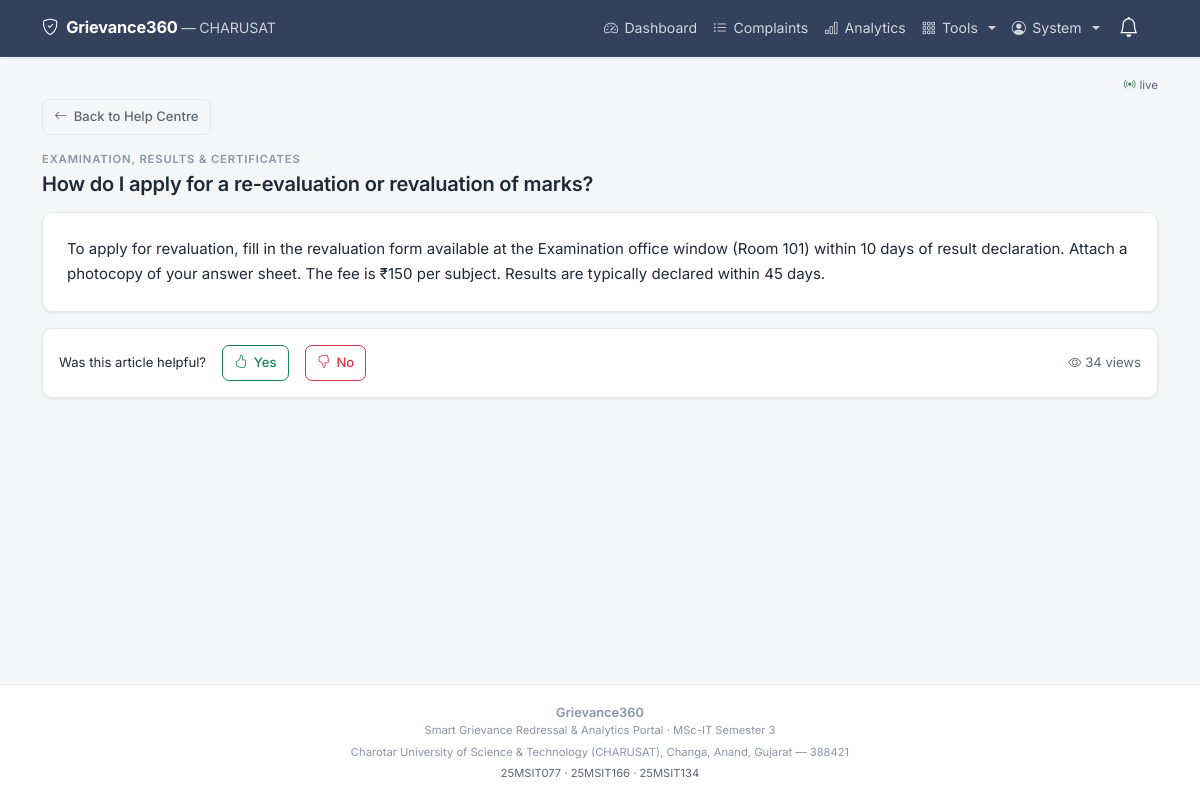
Screenshot of /kb/1 (signed in) with the database file from the repository.
### tables this page shows
CREATE TABLE users (
    id             INTEGER PRIMARY KEY AUTOINCREMENT,
    name           TEXT NOT NULL,
    email          TEXT NOT NULL UNIQUE,
    password_hash  TEXT NOT NULL,
    role           TEXT NOT NULL DEFAULT 'student'
                   CHECK (role IN ('student','staff','admin')),
    department_id  INTEGER,
    enrollment_no  TEXT,
    phone          TEXT,
    is_active      INTEGER NOT NULL DEFAULT 1,
    reset_token    TEXT,
    reset_expires  TEXT,
    created_at     TEXT NOT NULL, photo TEXT, program TEXT, student_department TEXT, semester TEXT,
    FOREIGN KEY (department_id) REFERENCES departments(id)
);

CREATE TABLE categories (
    id              INTEGER PRIMARY KEY AUTOINCREMENT,
    name            TEXT NOT NULL UNIQUE,
    department_id   INTEGER,
    sla_days        INTEGER NOT NULL DEFAULT 7,
    priority_weight INTEGER NOT NULL DEFAULT 1,
    created_at      TEXT NOT NULL,
    FOREIGN KEY (department_id) REFERENCES departments(id)
);

CREATE TABLE kb_articles (
    id           INTEGER PRIMARY KEY AUTOINCREMENT,
    title        TEXT NOT NULL,
    body         TEXT NOT NULL,
    category_id  INTEGER,
    is_published INTEGER NOT NULL DEFAULT 1,
    views        INTEGER NOT NULL DEFAULT 0,
    helpful_yes  INTEGER NOT NULL DEFAULT 0,
    helpful_no   INTEGER NOT NULL DEFAULT 0,
    deflections  INTEGER NOT NULL DEFAULT 0,
    author_id    INTEGER,
    published_at TEXT NOT NULL,
    FOREIGN KEY (category_id) REFERENCES categories(id),
    FOREIGN KEY (author_id)   REFERENCES users(id)
);

### app.py (the view)
@app.route("/kb/<int:article_id>")
@login_required
def kb_article(article_id):
    article = db.query_one(
        "SELECT a.*, c.name AS category_name "
        "FROM kb_articles a LEFT JOIN categories c ON c.id = a.category_id "
        "WHERE a.id = %s AND a.is_published = 1", (article_id,))
    if article is None: abort(404)
    db.execute("UPDATE kb_articles SET views = views + 1 WHERE id=%s",
               (article_id,))
    already_rated = False
    if current_user.is_authenticated and current_user.role == "student":
        key = "kb_rated_%d" % article_id
        from flask import session
        already_rated = session.get(key, False)
    return render_template("student/kb_article.html", article=article,
                           already_rated=already_rated)

### app.py (called while the page is built)
@login_manager.user_loader
def load_user(user_id):
    row = db.query_one(
        "SELECT * FROM users WHERE id = %s AND is_active = 1", (user_id,)
    )
    return User(row) if row else None

@app.context_processor
def inject_globals():
    now = helpers.now_str()
    return {
        "status_color": helpers.status_color,
        "pretty_date": helpers.pretty_date,
        "priority_label": helpers.priority_label,
        "is_breached": helpers.is_breached,
        "days_left": helpers.days_left,
        "ALL_STATUSES": config.STATUSES,
        "current_year": datetime.now().year,
        "now": now,
    }

### db.py (called while the page is built, shortened)
def _connect():
    if config.DB_ENGINE == "sqlite":
        raw = sqlite3.connect(config.SQLITE_PATH)
        raw.row_factory = sqlite3.Row          # lets us build dicts from rows
        raw.execute("PRAGMA foreign_keys = ON")  # SQLite needs this switched on
        return _SQLiteConnection(raw)

def get_db():
    if "db" not in g:
        g.db = _connect()
    return g.db

def query_one(sql, params=()):
    cursor = get_db().cursor()
    cursor.execute(sql, params)
    row = cursor.fetchone()
    cursor.close()
    return row

def execute(sql, params=()):
    connection = get_db()
    cursor = connection.cursor()
    cursor.execute(sql, params)
    new_id = cursor.lastrowid
    connection.commit()
    cursor.close()
    return new_id

    def execute(self, sql, params=()):
        return self._cursor.execute(sql.replace("%s", "?"), params)

    def fetchone(self):
        row = self._cursor.fetchone()
        return dict(row) if row is not None else None

    @property
    def lastrowid(self):
        return self._cursor.lastrowid

    def close(self):
        self._cursor.close()

    def cursor(self):
        return _SQLiteCursor(self._connection.cursor())

    def commit(self):
        self._connection.commit()

    def close(self):
        self._connection.close()

### helpers.py (called while the page is built)
def now_str():
    return datetime.now().strftime(DT_FORMAT)

### templates/student/kb_article.html (shortened to what this page needs)
{% extends "base.html" %}
{% block content %}
<div class="mb-3">
  <a href="{{ url_for('kb_list') }}" class="btn btn-sm btn-outline-secondary">
    <i class="bi bi-arrow-left"></i> Back to Help Centre
  </a>
</div>
{% if article.category_name %}
  <div class="ge-eyebrow mb-1">{{ article.category_name }}</div>
{% endif %}
<h4 class="mb-3 ge-wrap">{{ article.title }}</h4>
<div class="ge-card p-4 mb-3">
  <div class="ge-kb-body">{{ article.body }}</div>
</div>
{% if current_user.is_authenticated %}
<div class="ge-card p-3 d-flex flex-wrap align-items-center gap-3">
  <div class="small">Was this article helpful?</div>
  {% if not already_rated %}
  <form method="post" action="{{ url_for('kb_helpful', article_id=article.id) }}">
    <button class="btn btn-sm btn-outline-success">
      <i class="bi bi-hand-thumbs-up"></i> Yes
    </button>
  </form>
  <form method="post" action="{{ url_for('kb_helpful', article_id=article.id) }}">
    <button class="btn btn-sm btn-outline-danger">
      <i class="bi bi-hand-thumbs-down"></i> No
    </button>
  </form>
  {% else %}
  <span class="text-muted small">You have already rated this article. Thank you.</span>
  {% endif %}
  <span class="ms-auto text-muted small">
    <i class="bi bi-eye"></i> {{ article.views }} views
  </span>
</div>
{% endif %}
{% endblock %}

### templates/base.html (shortened to what this page needs)
<!DOCTYPE html>
<html lang="en">
<head>
  <link href="https://cdn.jsdelivr.net/npm/bootstrap@5.3.3/dist/css/bootstrap.min.css" rel="stylesheet">
  <link href="https://cdn.jsdelivr.net/npm/bootstrap-icons@1.11.3/font/bootstrap-icons.css" rel="stylesheet">
  <link href="{{ url_for('static', filename='css/style.css') }}" rel="stylesheet">
</head>
<body>
<nav class="navbar navbar-expand-md navbar-dark ge-navbar sticky-top">
  <div class="container">
    <a class="navbar-brand fw-bold d-flex align-items-center gap-2"
       href="{{ url_for('index') }}">
      <i class="bi bi-shield-check"></i>
      <span>
        Grievance360
        <span class="d-none d-md-inline fw-normal small opacity-75">
          &mdash; CHARUSAT
        </span>
      </span>
    </a>
    {% if current_user.is_authenticated %}
    <div class="dropdown order-md-last ms-auto me-2">
      <button class="btn btn-link nav-link position-relative ge-tap"
              type="button" data-bs-toggle="dropdown" aria-expanded="false"
              aria-label="Notifications">
        <i class="bi bi-bell fs-5 text-white"></i>
      </button>
    </div>
    {% endif %}
    <div class="collapse navbar-collapse" id="mainNav">
      <ul class="navbar-nav ms-auto mb-2 mb-md-0 align-items-md-center">
        {% if current_user.is_authenticated %}
          {% if current_user.role == 'student' %}
            <li class="nav-item">
              <a class="nav-link ge-tap" href="{{ url_for('student_dashboard') }}">
                <i class="bi bi-grid"></i> My Complaints</a>
            </li>
            <li class="nav-item">
              <a class="nav-link ge-tap" href="{{ url_for('raise_complaint') }}">
                <i class="bi bi-plus-circle"></i> Raise Complaint</a>
            </li>
            <li class="nav-item">
              <a class="nav-link ge-tap" href="{{ url_for('kb_list') }}">
                <i class="bi bi-book"></i> Help</a>
            </li>
            <li class="nav-item">
              <a class="nav-link ge-tap" href="{{ url_for('announcements') }}">
                <i class="bi bi-megaphone"></i> Notices</a>
            </li>
            <li class="nav-item">
              <a class="nav-link ge-tap" href="{{ url_for('profile') }}">
                <i class="bi bi-person-circle"></i> Profile</a>
            </li>
          {% elif current_user.role == 'admin' %}
            <li class="nav-item">
              <a class="nav-link ge-tap" href="{{ url_for('admin_dashboard') }}">
                <i class="bi bi-speedometer2"></i> Dashboard</a>
            </li>
            <li class="nav-item">
              <a class="nav-link ge-tap" href="{{ url_for('admin_complaints') }}">
                <i class="bi bi-list-ul"></i> Complaints</a>
            </li>
            <li class="nav-item">
              <a class="nav-link ge-tap" href="{{ url_for('admin_analytics') }}">
                <i class="bi bi-bar-chart"></i> Analytics</a>
            </li>
            <li class="nav-item dropdown">
              <a class="nav-link dropdown-toggle ge-tap" href="#" role="button"
                 data-bs-toggle="dropdown">
                <i class="bi bi-grid-3x3-gap"></i> Tools
              </a>
            </li>
          {% endif %}
          <li class="nav-item dropdown">
            <a class="nav-link dropdown-toggle ge-tap" href="#" role="button"
               data-bs-toggle="dropdown">
              <i class="bi bi-person-circle"></i>
              {{ current_user.name.split(' ')[0] }}
            </a>
          </li>
        {% endif %}
      </ul>
    </div>
  </div>
</nav>
<main class="container ge-main">
  {% if current_user.is_authenticated %}
  <div class="d-flex justify-content-end mb-1" style="min-height:18px">
    <span id="liveBar" class="d-inline-flex align-items-center gap-1"
          style="font-size:.72rem;color:var(--ge-muted,#64748b)">
      <i class="bi bi-broadcast text-success"></i>
      <span class="text-muted">live</span>
    </span>
  </div>
  {% endif %}
  {% block content %}{% endblock %}
</main>
<footer class="ge-footer no-print">
  <div class="container text-center">
    <div class="fw-semibold">Grievance360</div>
    <div class="small">
      Smart Grievance Redressal &amp; Analytics Portal &middot; MSc-IT Semester 3
    </div>
    <div class="small mt-1">
      Charotar University of Science &amp; Technology (CHARUSAT),
      Changa, Anand, Gujarat &mdash; 388421
    </div>
    <div class="small mt-1 text-muted">
      25MSIT077 &middot; 25MSIT166 &middot; 25MSIT134
    </div>
  </div>
</footer>
</body>
</html>

### static/css/style.css (style rules this page uses)
:root { --ge-ink: #1f2937; --ge-ink-soft: #5b6674; --ge-ink-faint: #8b95a3; --ge-primary: #33415c; --ge-primary-dark: #283346; --ge-accent: #5b6ea8; --ge-accent-soft: #eef1f8; --ge-bg: #f5f6f8; --ge-surface: #ffffff; --ge-line: #e4e7ec; --ge-line-soft: #eef0f3; --ge-radius: 10px; --ge-radius-sm: 7px; --ge-shadow: 0 1px 2px rgba(31, 41, 55, .05), 0 1px 3px rgba(31, 41, 55, .04); --ge-shadow-lift: 0 4px 12px rgba(31, 41, 55, .08); --ge-bottomnav-height: 60px; }
html, body { overflow-x: hidden; max-width: 100%; }
body { background-color: var(--ge-bg); color: var(--ge-ink); font-family: "Inter", -apple-system, BlinkMacSystemFont, "Segoe UI", Roboto, "Helvetica Neue", Arial, sans-serif; font-size: 15px; line-height: 1.55; -webkit-font-smoothing: antialiased; display: flex; flex-direction: column; min-height: 100vh; }
h1, h2, h3, h4, h5, h6 { font-weight: 600; letter-spacing: -.011em; color: var(--ge-ink); }
h4 { font-size: 1.25rem; }
a { color: var(--ge-accent); text-decoration: none; }
.text-muted { color: var(--ge-ink-soft) !important; }
.ge-main { flex: 1 0 auto; padding-top: .25rem; padding-bottom: 1.5rem; }
.ge-eyebrow { font-size: .7rem; font-weight: 600; letter-spacing: .08em; text-transform: uppercase; color: var(--ge-ink-faint); }
.ge-tap, .btn { min-height: 44px; display: inline-flex; align-items: center; justify-content: center; gap: .4rem; }
.btn { border-radius: var(--ge-radius-sm); font-size: .9rem; font-weight: 500; padding: .45rem 1rem; }
.btn-sm { min-height: 36px; font-size: .82rem; padding: .3rem .7rem; }
.btn-outline-secondary { color: var(--ge-ink-soft); border-color: var(--ge-line); }
.ge-navbar { background: var(--ge-primary); border-bottom: 1px solid rgba(255, 255, 255, .06); box-shadow: 0 1px 3px rgba(31, 41, 55, .10); padding-top: .35rem; padding-bottom: .35rem; }
.ge-navbar .navbar-brand { font-size: 1.02rem; font-weight: 600; letter-spacing: -.01em; color: #fff; }
.ge-navbar .nav-link { color: rgba(255, 255, 255, .78); font-size: .88rem; border-radius: var(--ge-radius-sm); padding-left: .7rem; padding-right: .7rem; }
.ge-card { border: 1px solid var(--ge-line); border-radius: var(--ge-radius); box-shadow: var(--ge-shadow); background: var(--ge-surface); }
.text-success { color: #2f6b43 !important; }
.ge-wrap { overflow-wrap: anywhere; word-break: break-word; }
.ge-kb-body { font-size: .94rem; line-height: 1.65; white-space: pre-wrap; }
.ge-footer { flex-shrink: 0; background: var(--ge-surface); border-top: 1px solid var(--ge-line); padding: 1.1rem 0; margin-top: 1.5rem; font-size: .8rem; color: var(--ge-ink-faint); }
@media (min-width: 1200px) { .ge-main.container { max-width: 1140px; } }

### rows the page displays
users: name "System"
categories: category_name "EXAMINATION, RESULTS & CERTIFICATES"
kb_articles: title "How do I apply for a re-evaluation or revaluation of marks?", body "To apply for revaluation, fill in the revaluation form available at the Examination office window (Room 101) within 10 days of result declaration. Attach a photocopy of your answer sheet. The fee is ₹150 per subject. Results are typically declared within 45 days.", views "34"
